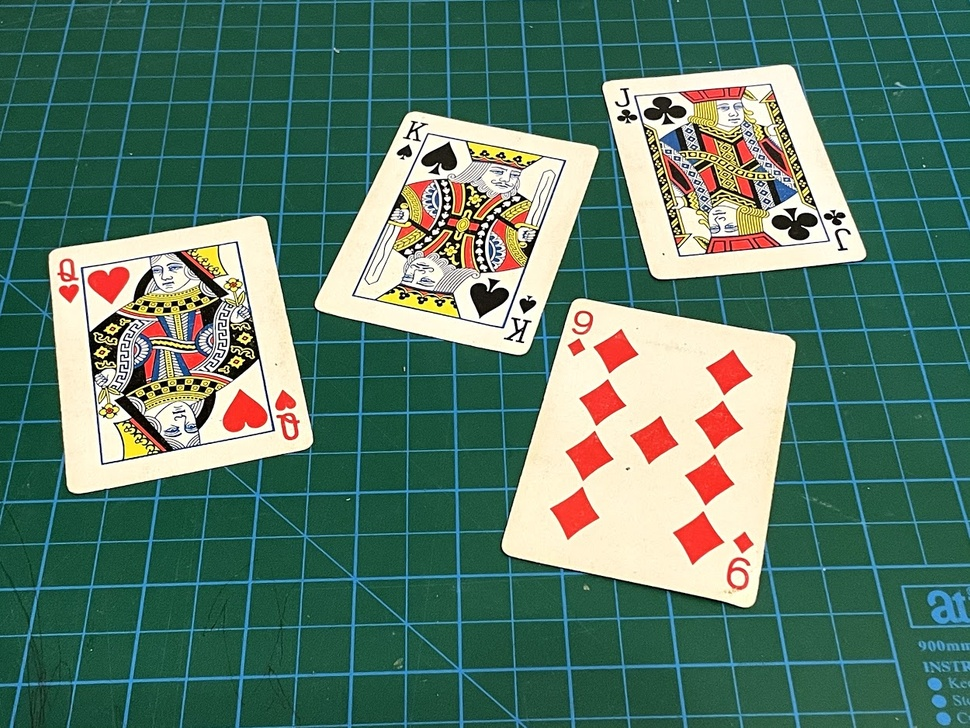
//> input picture openCVcourse/openCVcourse/Resources/cards.jpg, 970 x 728 px, shrunk from 1250 x 938 before the run
$ ./HoughCircleTrans Resources/cards.jpg   (built with g++ and OpenCV 4)
//> lines starting //> are read from the running program, lines starting //| are printed output that depends on the picture; after the words box and inside, x2 and y2 are one past the last pixel; in counts of white or black regions, pixels touching at a corner belong together
#include "opencv2/imgcodecs.hpp"
#include "opencv2/highgui.hpp"
#include "opencv2/imgproc.hpp"
#include <iostream>
using namespace cv;
using namespace std;

int main(int argc, char** argv)
{
    const char* filename = argc >= 2 ? argv[1] : "smarties.png";
    // Loads an image
    Mat src = imread(samples::findFile(filename), IMREAD_COLOR);
//> src is the input picture: 728 rows x 970 cols, CV_8UC3; mean B, G, R 104.7, 121.2, 88.9
    // Check if image is loaded fine
    if (src.empty()) {
        printf(" Error opening image\n");
        printf(" Program Arguments: [image_name -- default %s] \n", filename);
        return EXIT_FAILURE;
    }
    Mat gray;
    cvtColor(src, gray, COLOR_BGR2GRAY);
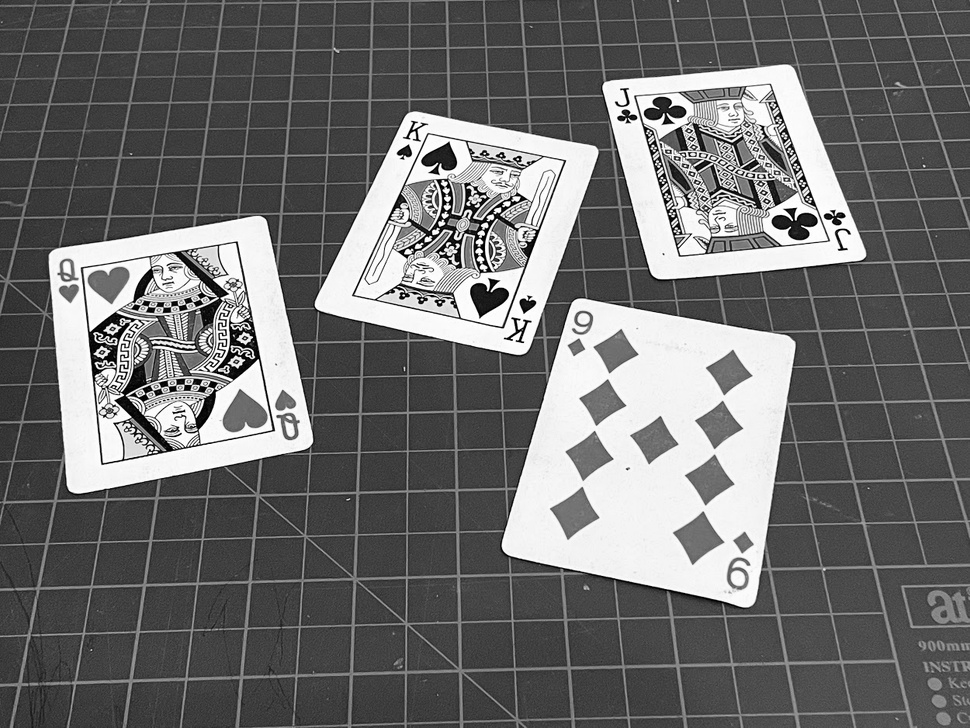
//> gray: 728 rows x 970 cols, CV_8UC1; min 0, max 255, mean 109.7
    medianBlur(gray, gray, 5);
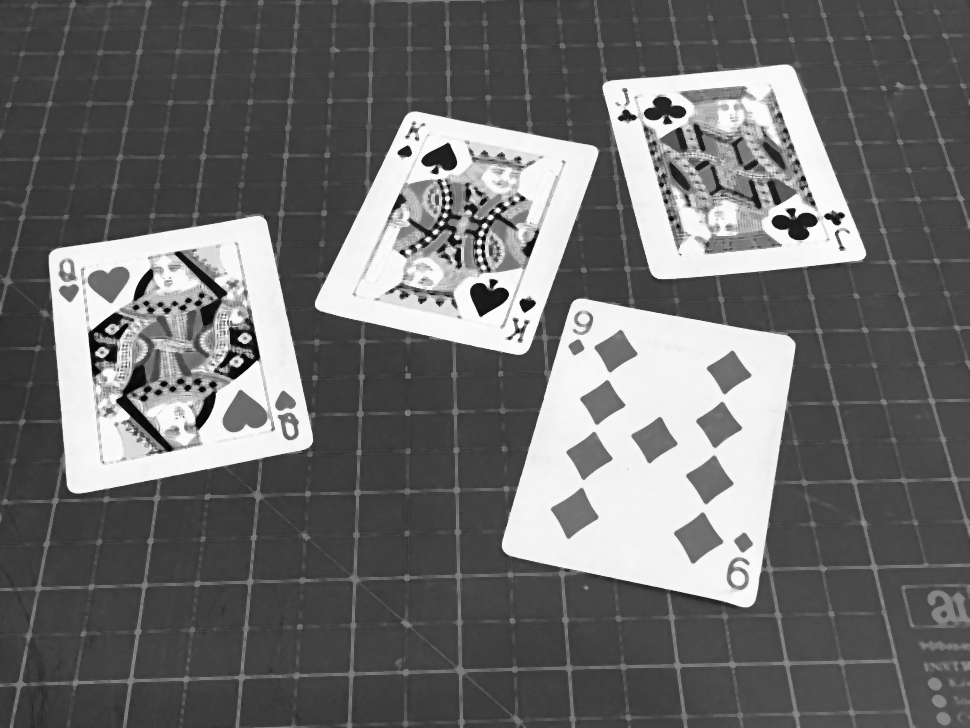
//> gray: 728 rows x 970 cols, CV_8UC1; min 3, max 254, mean 109.3
    vector<Vec3f> circles;
    HoughCircles(gray, circles, HOUGH_GRADIENT, 1,
        gray.rows / 16,  // change this value to detect circles with different distances to each other
        100, 30, 1, 30 // change the last two parameters
   // (min_radius & max_radius) to detect larger circles
    );
//> circles = 13 circles (x, y, radius), first 12: [703.5, 173.5, 29.4], [728.5, 216.5, 23.8], [188.5, 366.5, 23.9], [171.5, 425.5, 25], [728.5, 120.5, 21.7], [429.5, 260.5, 23.9], [110.5, 359.5, 17.2], [160.5, 325.5, 18.3], [235.5, 318.5, 17.2], [455.5, 201.5, 17.2], [488.5, 247.5, 15], [737.5, 578.5, 10.9]
    for (size_t i = 0; i < circles.size(); i++)
    {
        Vec3i c = circles[i];
        Point center = Point(c[0], c[1]);
        // circle center
        circle(src, center, 1, Scalar(0, 100, 100), 3, LINE_AA);
        // Printer circle center coordinates
        cout << center << endl;
        // circle outline
        int radius = c[2];
        circle(src, center, radius, Scalar(255, 0, 255), 3, LINE_AA);
    }
//> this loop made 13 passes
//> (center, radius) on passes 1 to 12: (Point(704, 174), 29), (Point(728, 216), 24), (Point(188, 366), 24), (Point(172, 426), 25), (Point(728, 120), 22), (Point(430, 260), 24), (Point(110, 360), 17), (Point(160, 326), 18), (Point(236, 318), 17), (Point(456, 202), 17), (Point(488, 248), 15), (Point(738, 578), 11)
//| [704, 174]
//| [728, 216]
//| [188, 366]
//| [172, 426]
//| [728, 120]
//| [430, 260]
//| [110, 360]
//| [160, 326]
//> (output is shown up to pass 8 of 13)
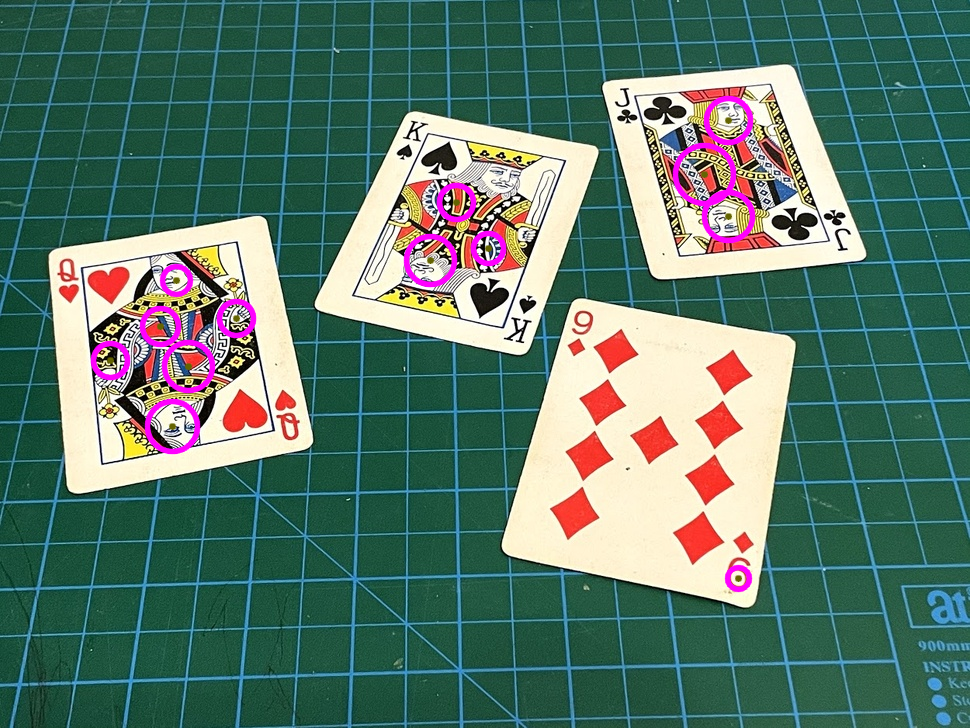
//> src: 728 rows x 970 cols, CV_8UC3; 1.68% of pixels changed, all inside (x1, y1, x2, y2) = (90, 95, 756, 593)
    imshow("detected circles", src);
    waitKey();

    return EXIT_SUCCESS;
}

$ run again, on openCVcourse/openCVcourse/Resources/test.png
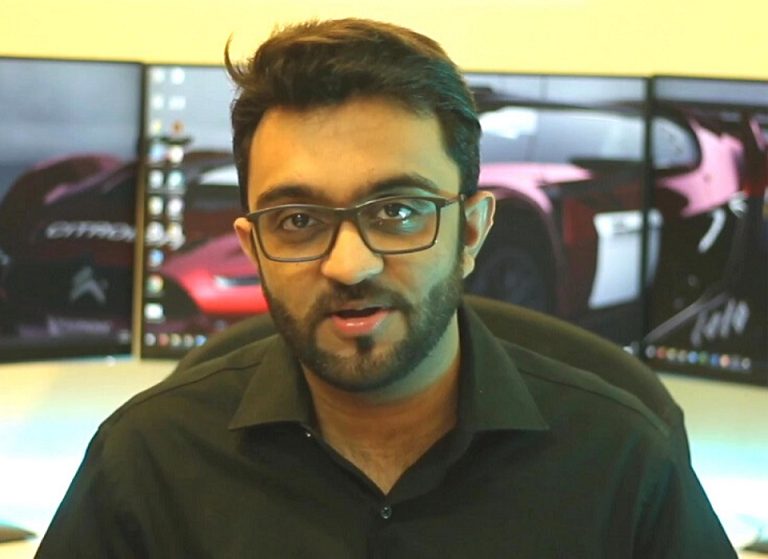
//> input picture openCVcourse/openCVcourse/Resources/test.png, 768 x 559 px
//> src is the input picture: 559 rows x 768 cols, CV_8UC3; mean B, G, R 94.1, 117.1, 120.5
//> `cvtColor(src, gray, COLOR_BGR2GRAY);`:
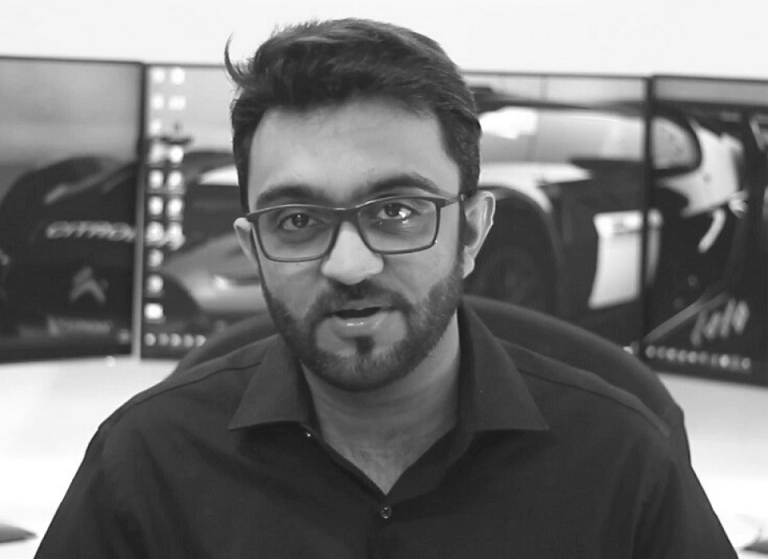
//> gray: 559 rows x 768 cols, CV_8UC1; min 22, max 255, mean 115.5
//> circles = empty
